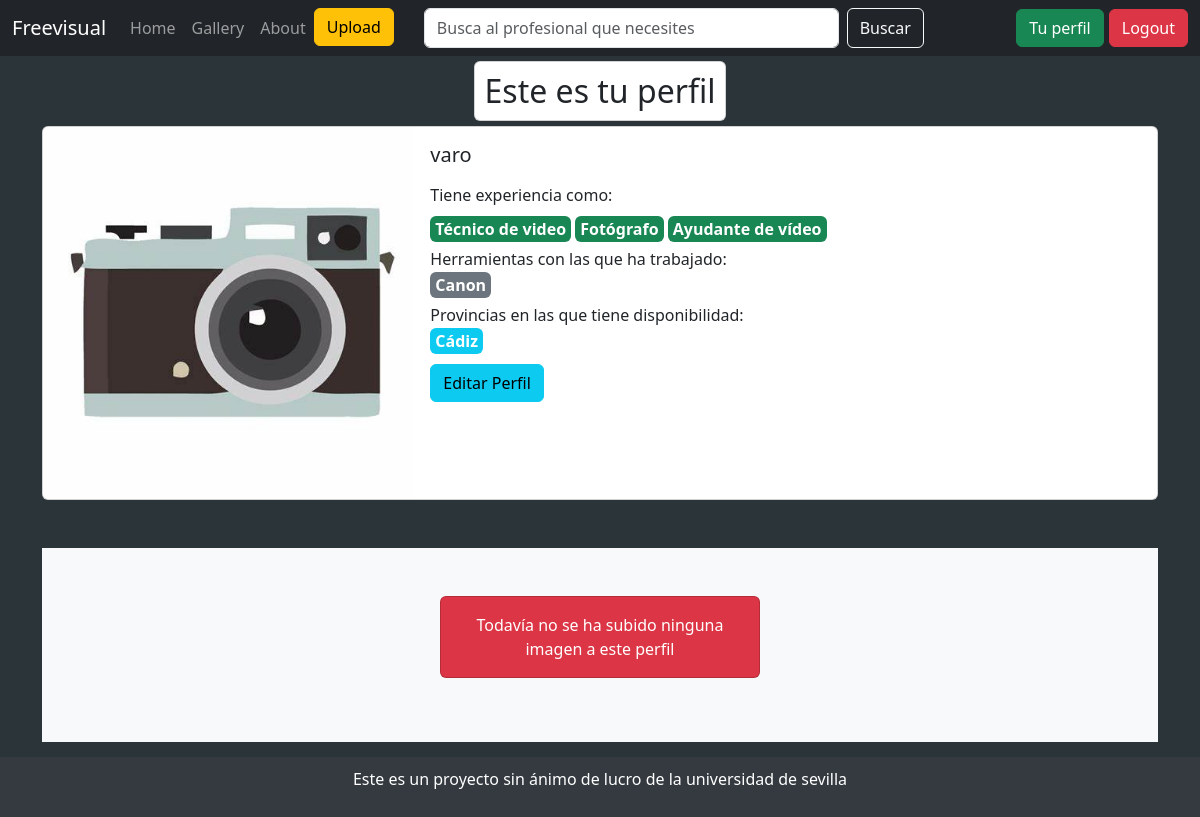
Page /profile/ (signed in) on the committed database.
### freevisual/models.py (models this page shows, shortened)
class Creator(AbstractBaseUser, PermissionsMixin):
    name = models.CharField(max_length=200)
    surname = models.CharField(max_length=200)
    username = models.CharField(max_length=200, unique=True, default='') # Deberíamos añadirle unique=True pero ya tenemos a dos usuarios con el mismo username
    email = models.EmailField(max_length=100) # Los emails debes de ser únicos
    password = models.CharField(max_length=200)
    tools = models.ManyToManyField('Tools', verbose_name="Lista de herramientas del creador")
    specialities = models.ManyToManyField('Speciality', verbose_name="Lista de especialidades del creador")
    provinces = models.ManyToManyField('Provinces', verbose_name="Provincias donde trabaja el creador")
    brand = models.ManyToManyField('Brand', verbose_name='Marcas de herramientas con las que ha trabajado')
    work = models.ManyToManyField('Work', verbose_name='Trabajos que ha realizado')
    is_active = models.BooleanField(default=True)
    is_staff = models.BooleanField(default=False)
    profile_pic = models.ImageField(blank=True, null= True, upload_to='images/', default='images/camera.jfif')
    description = models.CharField(blank=True, max_length=1000)
    USERNAME_FIELD = 'username'
    REQUIRED_FIELDS = ['name', 'surname']
    objects = CreatorManager()

class Work(models.Model):
    name = models.CharField(max_length=200, verbose_name='Tiene experiencia en')

class Brand(models.Model):
    name = models.CharField(max_length=200)
    def __str__(self):
        return self.name

class Provinces(models.Model):
    name = models.CharField(max_length=100)
    def __str__(self):
        return self.name

### freevisual/views.py (the view)
# urls.py: path('profile/', views.profile, name='profile'),
def profile(request):
    images_from_user = Image.objects.filter(owner = request.user)
    profile_pic = request.user.profile_pic.url if request.user.profile_pic else '/media/images/camera.jfif'
    provinces = request.user.provinces.all()
    brands = request.user.brand.all()
    works = request.user.work.all()
    print(provinces)
    print(brands)
    return render(request, 'profile_html/profile.html', {
        'range': range(9),
        'images': images_from_user,
        'profile_pic': profile_pic,
        'provinces': provinces,
        'brands': brands,
        'works': works
    })

### freevisual/templates/profile_html/profile.html (shortened to what this page needs)
{% extends 'layouts/base.html'%}
{% load static %}
{% block content %}
<div class="d-flex justify-content-center">
    <div class="card text-center" style="padding: 10px; display: inline-block; margin-top: 5px; margin-bottom: 5px;">
      <h2 class="mb-0"> Este es tu perfil </h2>
    </div>
</div>
<div class="card mb-3 w-100" >
    <div class="row g-0">
        <div class="col-md-4 d-flex align-items-center justify-content-center">
            <img src="{{ profile_pic }}" class="img-fluid rounded-start" alt="Imagen de perfil" style="object-fit: cover; width: 100%; height: 100%; max-height: 500px;">
        </div>
        <div class="col-md-8">
            <div class="card-body">
                <h5 class="card-title">{{ user.username }}</h5>
                {% if works %}
                <p class="card-text" style="margin-top: 5px; margin-bottom: -1px;"> Tiene experiencia como: </p>
                <div class="col-md-12" style="margin-top: 5px;">
                    {% for work in works %}
                        <span class="badge bg-success"
                        style="font-size: 1rem; padding: 5px 5px; margin-top: 5px;">
                        {{work.name}}
                        </span>
                    {% endfor %}
                </div>
                {% endif %}
                {% if brands %}
                    <p class="card-text" style="margin-top: 5px;margin-bottom: -1px;"> Herramientas con las que ha trabajado: </p>
                    <div class="col-md-12" style="margin-top: 2px;">
                        {% for brand in brands %}
                            <span class="badge bg-secondary"
                            style="font-size: 1rem; padding: 5px 5px;">
                            {{brand.name}}
                            </span>
                        {%endfor %}
                    </div>
                {% endif %}
                {% if provinces %}
                    <p class="card-text" style="margin-top: 5px; margin-bottom: -1px;"> Provincias en las que tiene disponibilidad: </p>
                    <div class="col-md-12" style="margin-top: 2px;">
                        {% for province in provinces%}
                            <span class="badge bg-info"
                            style="font-size: 1rem; padding: 5px 5px;">
                            {{province.name}}
                            </span>
                        {%endfor %}
                    </div>
                {% endif %}
                <div>
                    <a href="{% url 'edit_profile' user.id %}" class="btn btn-info" style="margin-top: 10px;">Editar Perfil</a>
                </div>
            </div>
        </div>
    </div>
</div>
<div class="album mt-5 py-5 bg-light">
    <div class="container">
        <div class="row row-cols-1 row-cols-sm-2 row-cols-md-3 g-3" >
            {% for image in images %}
            <div class="col">
                <div class="card shadow-sm" >
                    <img src="{{image.image.url}}" class="card-img-top img-fluid w-100" alt="{{ image.title }}" style="height: 250px; object-fit: cover;">
                    <div class="card-body">
                        <h5 class="card-title">{{ image.title }}</h5>
                        <p class="card-text">{{ image.description }}</p>
                        {%if image.tags.exists%}
                            {%for tag in image.tags.all%}
                                {%if tag.is_pro%}
                                <span class="badge bg-success"
                                    style="font-size: 1rem; padding: 5px 5px;">
                                    {{tag.name}}
                                </span>
                                {%else%}
                                <span class="badge bg-warning"
                                    style="font-size: 1rem; padding: 5px 5px;">
                                    {{tag.name}}
                                </span>
                                {%endif%}
                            {%endfor%}
                        {%endif%}
                        <p class="card-text"><small class="text-body-secondary">Subido el {{ image.uploaded_at }}</small></p>
                    </div>
                    <div class="d-flex justify-content-center" style="margin-bottom: 5px;">
                        <a href="{% url 'image_detail' image.id %}" class="btn btn-secondary" style="margin-right: 5px;"> Quiero ver más </a>
                        {% if user == image.owner %}
                        <!-- Antiguo delete
                         <form action="{% url 'delete_image' image.id %}" method="post" style="margin-right: 5px;"
                         >
                            {%csrf_token%}
                            <button type="submit" class="btn btn-danger">
                                Eliminar
                            </button>
                        </form>-->
                        <button type="button" class="btn btn-danger" data-bs-toggle="modal" style="margin-right: 2px;" data-bs-target="#deleteModal{{ image.id }}">
                            Eliminar
                        </button>
                        <a href="{% url 'edit_image' image.id%}" class="btn btn-primary" style="margin-right: 5px;">Editar</a>
                        {% endif %}
                    </div>
                    <div class="modal fade" id="deleteModal{{ image.id }}" tabindex="-1" aria-labelledby="deleteModalLabel{{ image.id }}" aria-hidden="true">
                        <div class="modal-dialog">
                            <div class="modal-content">
                                <div class="modal-header">
                                    <h5 class="modal-title" id="deleteModalLabel{{ image.id }}">Confirmar Eliminación</h5>
                                    <button type="button" class="btn-close" data-bs-dismiss="modal" aria-label="Close"></button>
                                </div>
                                <div class="modal-body">
                                    ¿Estás seguro de que quieres borrar la imagen?
                                </div>
                                <div class="modal-footer">
                                    <button type="button" class="btn btn-secondary" data-bs-dismiss="modal">Cancelar</button>
                                    <form action="{% url 'delete_image' image.id %}" method="post">
                                        {% csrf_token %}
                                        <button type="submit" class="btn btn-danger">Eliminar</button>
                                    </form>
                                </div>
                            </div>
                        </div>
                    </div>
                </div>
            </div>
            {% empty %}
            <div class="d-flex justify-content-center mx-auto">
                <div class="card text-bg-danger mb-3" style="max-width:20rem;">
                    <div class="card-body">
                      <p class="card-text text-center">Todavía no se ha subido ninguna imagen a este perfil</p>
                    </div>
                  </div>
            </div>
            {% endfor %}
        </div>
    </div>
</div>
{% endblock %}

### freevisual/templates/layouts/base.html (style rules this page uses)
body { display: flex; flex-direction: column; min-height: 100vh; }

### rows in the picture
Creator: username "varo"
Work: name "Técnico de video"
Work: name "Fotógrafo"
Work: name "Ayudante de vídeo"
Brand: name "Canon"
Provinces: name "Cádiz"
